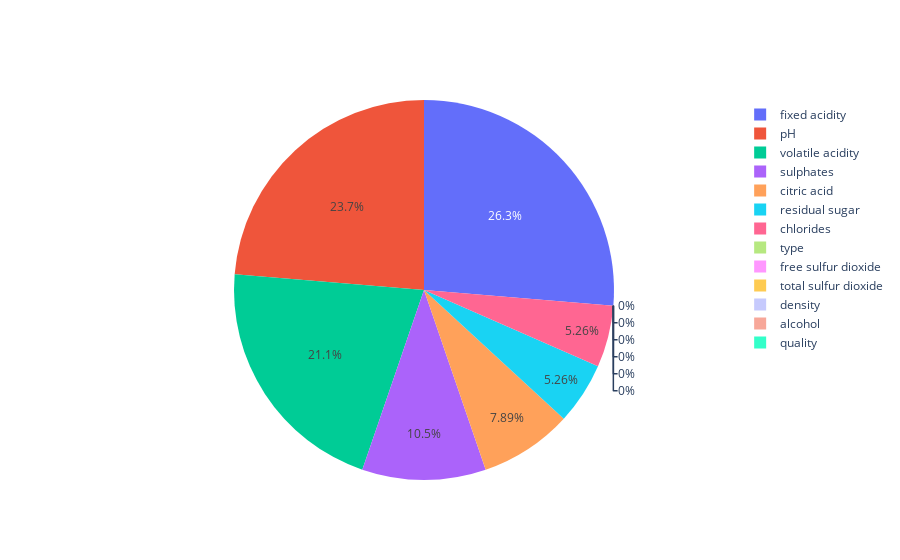

Here is the notebook cell this chart was saved with:
### Code cell
fig = go.Figure(data=[go.Pie(labels=isnull["index"], values=isnull["ratio"])])
fig = go.Figure(data=[go.Pie(labels=isnull["index"], values=isnull[1])])
fig = go.Figure(data=[go.Pie(labels=isnull["index"], values=isnull[0])])
fig.show()

### Figure 1 — Plotly figure (JSON) as saved in the notebook; plotly's stock layout.template omitted (floating-point values rounded to 4 significant figures)
{"data": [{"labels": ["type", "fixed acidity", "volatile acidity", "citric acid", "residual sugar", "chlorides", "free sulfur dioxide", "total sulfur dioxide", "density", "pH", "sulphates", "alcohol", "quality"], "type": "pie", "values": [0, 10, 8, 3, 2, 2, 0, 0, 0, 9, 4, 0, 0]}], "layout": {}}
